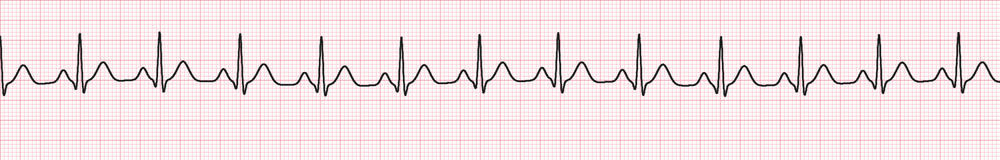
#> input picture web/exemplos/ecg_normal_imagem.png, 1000 x 160 px, shrunk from 2000 x 320 before the run; its folder holds only this picture in this run
$ python -i image_digitizer.py   (imports and definitions only)
#> lines starting #> are read from the running program, lines starting #| are printed output that depends on the picture; after the words box and inside, x2 and y2 are one past the last pixel; in counts of white or black regions, pixels touching at a corner belong together
#> further down, picture is the input picture: shape (160, 1000, 3); mean B, G, R 230.6, 227.6, 245.5
"""Digitalização de traçado de ECG a partir de imagem (JPG/PNG) ou PDF.

Pipeline (baseline):
1. PDF → renderiza a 1ª página em alta resolução (PyMuPDF).
2. Separa o traçado (escuro) da grade milimetrada (vermelha/rosa ou clara).
3. Estima a calibração px/mm pela periodicidade da grade (autocorrelação).
4. Localiza a faixa de ritmo (banda horizontal com traçado mais contínuo).
5. Extrai y(x) por centroide de pixels escuros e converte para sinal em mV,
   assumindo padrão 25 mm/s e 10 mm/mV.

Limitações (documentadas no laudo): análise de imagem cobre ritmo e
intervalos na faixa extraída; medidas completas de 12 derivações exigem
sinal digital.
"""
from __future__ import annotations

import numpy as np

from .loaders import ECGRecord

PAPER_SPEED_MM_S = 25.0
GAIN_MM_MV = 10.0

# Restrição física do papel de ECG: uma folha padrão tem entre ~15 e ~35 cm de
# largura útil (10 s a 25 mm/s são 25 cm). A estimativa da grade por
# autocorrelação erra com facilidade em imagens de baixa resolução — quando o
# quadrado de 1 mm ocupa poucos pixels, as linhas finas somem e o algoritmo
# trava na linha grossa de 5 mm, resultando numa escala 5x maior. Confrontar o
# candidato com a largura de papel que ele implica descarta esses casos.
LARGURA_PAPEL_MM_MIN = 120.0
LARGURA_PAPEL_MM_MAX = 400.0
LARGURA_PAPEL_MM_TIPICA = 250.0


PDF_DPI = 300
MM_PER_INCH = 25.4


# [8 lines left out: function _pdf_to_image, not called in this run]


def _trace_mask(bgr: np.ndarray) -> np.ndarray:
    """Máscara binária do traçado (tinta escura), removendo a grade."""
    import cv2

    hsv = cv2.cvtColor(bgr, cv2.COLOR_BGR2HSV)
#> hsv: shape (160, 1000, 3); mean H, S, V 128.2, 19.2, 245.6
    gray = cv2.cvtColor(bgr, cv2.COLOR_BGR2GRAY)
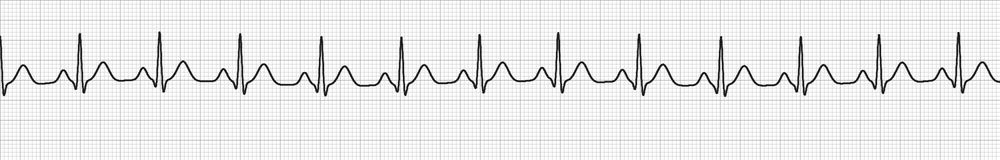
#> gray: shape (160, 1000); min 0, max 255, mean 233.3

    saturation = hsv[:, :, 1].astype(int)
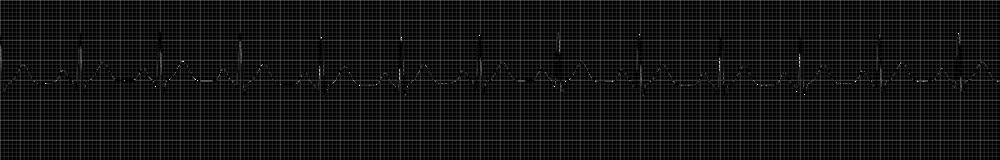
#> saturation: shape (160, 1000) int64; min 0, max 255, mean 19.2
    value = hsv[:, :, 2].astype(int)
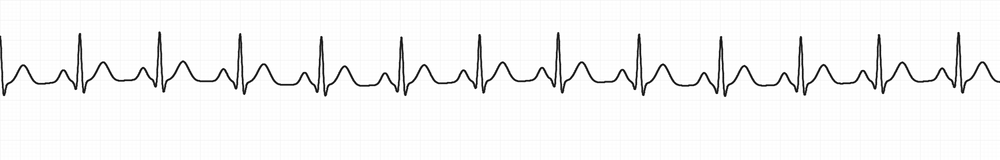
#> value: shape (160, 1000) int64; min 0, max 255, mean 245.6
    # Traçado: pixels escuros e pouco saturados (tinta preta/azul-escura).
    # Grade típica: vermelha/rosa (alta saturação) ou cinza-claro.
    dark = value < 110
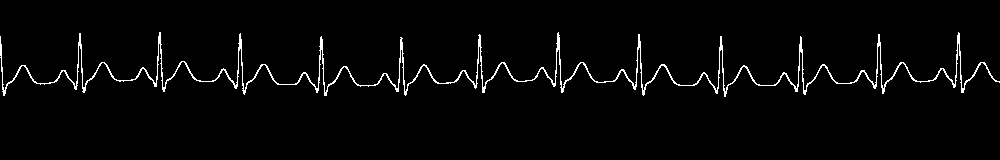
#> dark: shape (160, 1000) bool; 2.6% white in thin lines or dots, all inside (x1, y1, x2, y2) = (0, 32, 1000, 97)
    colored_grid = (saturation > 60) & (value > 90)
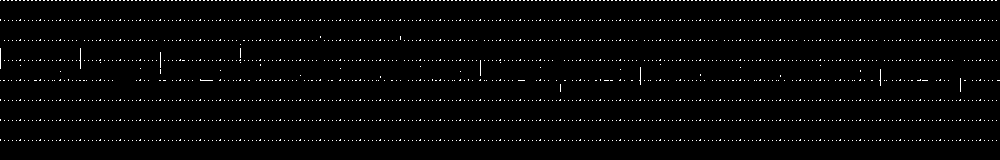
#> colored_grid: shape (160, 1000) bool; 1.9% white in thin lines or dots, all inside (x1, y1, x2, y2) = (0, 0, 1000, 141)
    mask = (dark & ~colored_grid).astype(np.uint8) * 255

    if mask.mean() < 0.5:  # imagem clara/escaneada fraca: threshold adaptativo
        mask = cv2.adaptiveThreshold(gray, 255, cv2.ADAPTIVE_THRESH_MEAN_C,
                                     cv2.THRESH_BINARY_INV, 31, 15)
        grid = ((saturation > 60) & (value > 90)).astype(np.uint8) * 255
        mask = cv2.subtract(mask, grid)

    mask = cv2.morphologyEx(mask, cv2.MORPH_CLOSE, np.ones((3, 3), np.uint8))
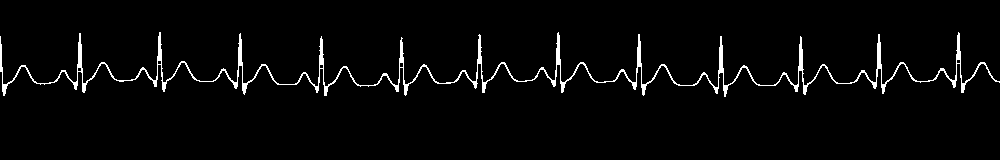
#> mask: shape (160, 1000); 3% white; 1 white region, box (x1, y1, x2, y2) and area: (0, 32, 1000, 97) 4841
    return mask


# [123 lines left out: functions _grid_px_per_mm, _escala_plausivel, _resolver_escala, _separar_faixas, _continuidade, not called in this run]


# Altura máxima atribuída a uma derivação. A restrição que de fato impede
# invadir a derivação vizinha é a metade da distância até ela; este teto é só
# um limite de sanidade quando não há vizinha. Precisa ser generoso: ondas R de
# 3–4 mV são comuns em precordiais e em hipertrofia, e ocupam 30–40 mm a
# 10 mm/mV. Um teto apertado deceparia o pico e inverteria o sinal do ST.
ALTURA_MAX_DERIVACAO_MM = 80.0


# [157 lines left out: functions _expandir_faixa, _rhythm_band, _indice_faixa_ritmo, _runs_da_coluna, _seguir_tracado, not called in this run]


# Layout clínico padrão "3×4": três linhas de quatro derivações, cada coluna
# cobrindo 2,5 s consecutivos do mesmo registro de 10 s, mais a tira de ritmo.
# As colunas de uma mesma linha NÃO são simultâneas entre si — I ocupa 0–2,5 s,
# aVR 2,5–5 s e assim por diante. Já as derivações de uma mesma coluna são
# simultâneas (I, II e III compartilham 0–2,5 s).
LAYOUT_3X4 = [["I", "aVR", "V1", "V4"],
              ["II", "aVL", "V2", "V5"],
              ["III", "aVF", "V3", "V6"]]
COLUNAS_LAYOUT = 4
SEGUNDOS_POR_COLUNA = 2.5
MARGEM_COLUNA_MM = 2.0   # descarta a transição entre derivações vizinhas


# [209 lines left out: functions _extensao_tracado, _celulas_12_derivacoes, _celula_para_mv, digitize, not called in this run]

>>> import cv2
>>> picture = cv2.imread('../../../web/exemplos/ecg_normal_imagem.png')
>>> result = _trace_mask(picture)

$ run again, on web/exemplos/ecg12_laudo_baixa.png
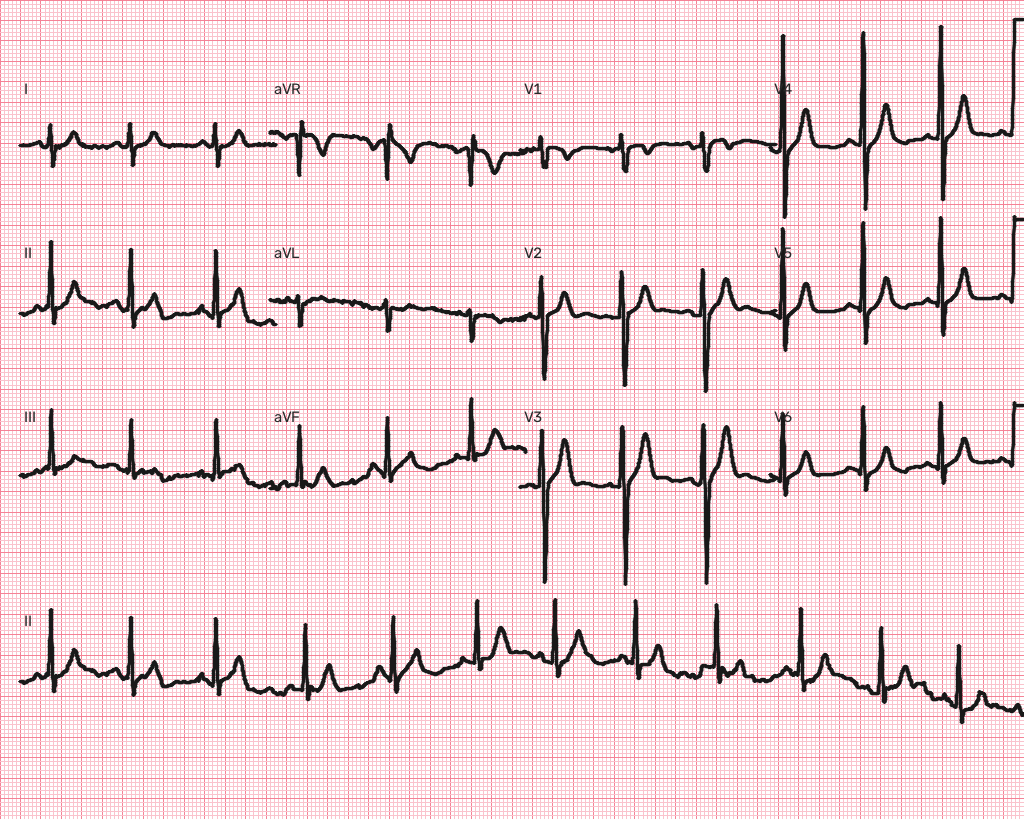
#> input picture web/exemplos/ecg12_laudo_baixa.png, 1024 x 819 px
#> picture is the input picture: shape (819, 1024, 3); mean B, G, R 217.3, 212.5, 239.6
#> hsv: shape (819, 1024, 3); mean H, S, V 71.5, 28.1, 239.6
#> in _trace_mask, `dark = value < 110`:
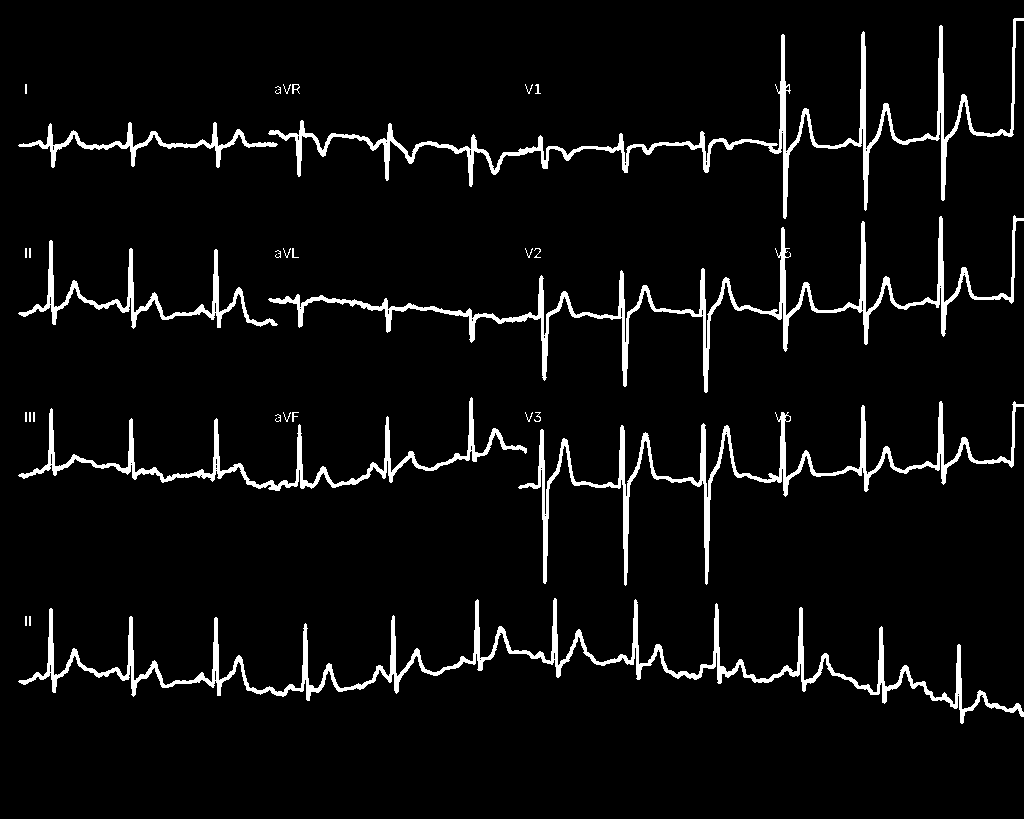
#> dark: shape (819, 1024) bool; 5.2% white; 30 white regions, largest, box (x1, y1, x2, y2) and area: (18, 598, 1024, 724) 10348, (268, 18, 1024, 219) 8400, (268, 215, 1024, 393) 8278
#> colored_grid: shape (819, 1024) bool; 8.1% white in thin lines or dots
#> in _trace_mask, `mask = cv2.morphologyEx(mask, cv2.MORPH_CLOSE, np.ones((3, 3), np.uint..`:
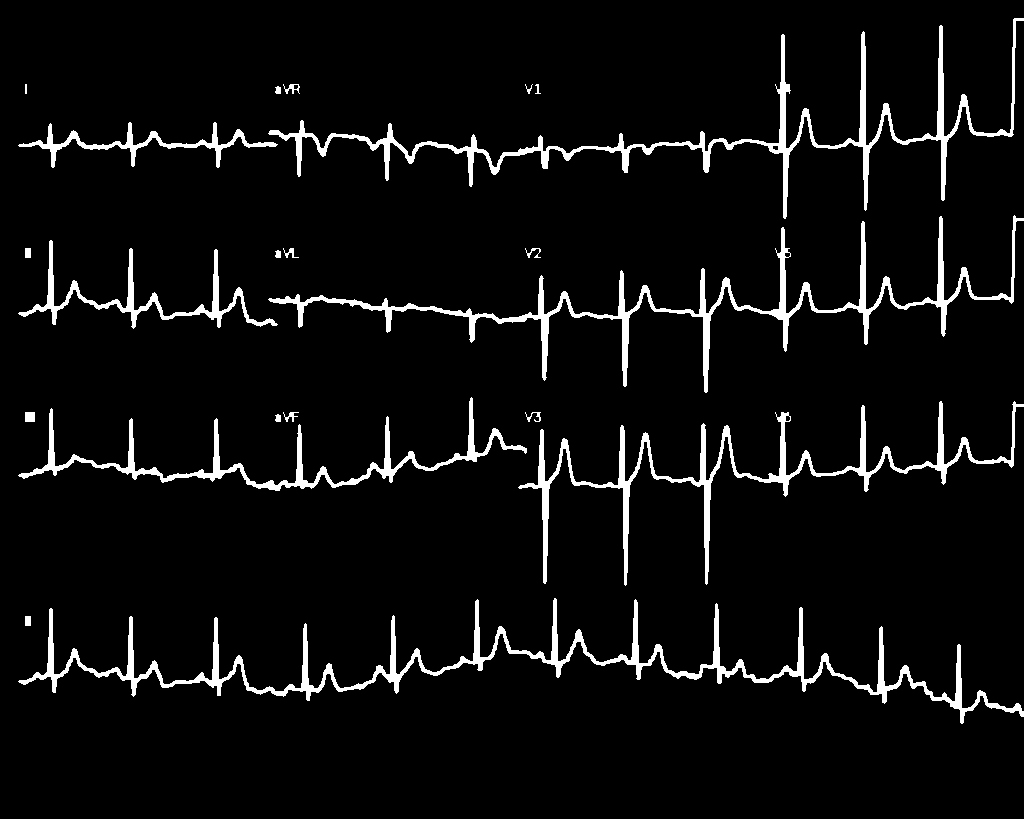
#> mask: shape (819, 1024); 5.4% white; 21 white regions, largest, box (x1, y1, x2, y2) and area: (18, 598, 1024, 724) 10705, (268, 18, 1024, 219) 8662, (268, 215, 1024, 393) 8594
